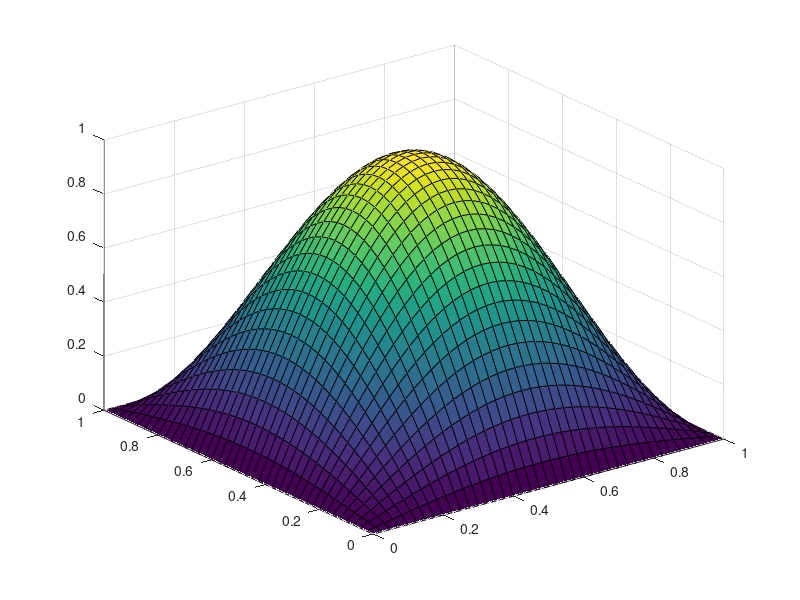

Write the MATLAB code that produced this figure.
x = 0:1/40:1;
y = 0:1/40:1;
[X, Y] = meshgrid(x, y);
u = [0 , 0 , 0 , 0 , 0 , 0 , 0 , 0 , 0 , 0 , 0 , 0 , 0 , 0 , 0 , 0 , 0 , 0 , 0 , 0 , 0 , 0 , 0 , 0 , 0 , 0 , 0 , 0 , 0 , 0 , 0 , 0 , 0 , 0 , 0 , 0 , 0 , 0 , 0 , 0 , 0 , ;
0 , 0.00615583 , 0.0122737 , 0.0183159 , 0.0242452 , 0.030025 , 0.0356197 , 0.0409948 , 0.0461171 , 0.0509551 , 0.055479 , 0.0596608 , 0.0634748 , 0.0668974 , 0.0699076 , 0.0724868 , 0.0746191 , 0.0762913 , 0.0774932 , 0.0782172 , 0.0784591 , 0.0782172 , 0.0774932 , 0.0762913 , 0.0746191 , 0.0724868 , 0.0699076 , 0.0668974 , 0.0634748 , 0.0596608 , 0.055479 , 0.0509551 , 0.0461171 , 0.0409948 , 0.0356197 , 0.030025 , 0.0242452 , 0.0183159 , 0.0122737 , 0.00615583 , 9.60847e-18 , ;
0 , 0.0122737 , 0.0244718 , 0.0365189 , 0.048341 , 0.0598649 , 0.0710198 , 0.0817368 , 0.09195 , 0.101596 , 0.110616 , 0.118954 , 0.126558 , 0.133382 , 0.139384 , 0.144527 , 0.148778 , 0.152112 , 0.154509 , 0.155952 , 0.156435 , 0.155952 , 0.154509 , 0.152112 , 0.148778 , 0.144527 , 0.139384 , 0.133382 , 0.126558 , 0.118954 , 0.110616 , 0.101596 , 0.09195 , 0.0817368 , 0.0710198 , 0.0598649 , 0.048341 , 0.0365189 , 0.0244718 , 0.0122737 , 1.91577e-17 , ;
0 , 0.0183159 , 0.0365189 , 0.0544967 , 0.0721386 , 0.0893357 , 0.105982 , 0.121975 , 0.137216 , 0.151611 , 0.165071 , 0.177513 , 0.188861 , 0.199045 , 0.208001 , 0.215675 , 0.22202 , 0.226995 , 0.230571 , 0.232726 , 0.233445 , 0.232726 , 0.230571 , 0.226995 , 0.22202 , 0.215675 , 0.208001 , 0.199045 , 0.188861 , 0.177513 , 0.165071 , 0.151611 , 0.137216 , 0.121975 , 0.105982 , 0.0893357 , 0.0721386 , 0.0544967 , 0.0365189 , 0.0183159 , 2.85888e-17 , ;
0 , 0.0242452 , 0.048341 , 0.0721386 , 0.0954916 , 0.118256 , 0.140291 , 0.161461 , 0.181636 , 0.200691 , 0.218508 , 0.234978 , 0.25 , 0.26348 , 0.275336 , 0.285495 , 0.293893 , 0.300479 , 0.305213 , 0.308065 , 0.309017 , 0.308065 , 0.305213 , 0.300479 , 0.293893 , 0.285495 , 0.275336 , 0.26348 , 0.25 , 0.234978 , 0.218508 , 0.200691 , 0.181636 , 0.161461 , 0.140291 , 0.118256 , 0.0954916 , 0.0721386 , 0.048341 , 0.0242452 , 3.78437e-17 , ;
0 , 0.030025 , 0.0598649 , 0.0893357 , 0.118256 , 0.146447 , 0.173735 , 0.199952 , 0.224936 , 0.248533 , 0.270598 , 0.290995 , 0.309598 , 0.326291 , 0.340974 , 0.353553 , 0.363954 , 0.37211 , 0.377972 , 0.381504 , 0.382684 , 0.381504 , 0.377972 , 0.37211 , 0.363954 , 0.353553 , 0.340974 , 0.326291 , 0.309598 , 0.290995 , 0.270598 , 0.248533 , 0.224936 , 0.199952 , 0.173735 , 0.146447 , 0.118256 , 0.0893357 , 0.0598649 , 0.030025 , 4.68652e-17 , ;
0 , 0.0356197 , 0.0710198 , 0.105982 , 0.140291 , 0.173735 , 0.206108 , 0.23721 , 0.266849 , 0.294843 , 0.32102 , 0.345217 , 0.367286 , 0.387091 , 0.404509 , 0.419433 , 0.431771 , 0.441447 , 0.448402 , 0.452591 , 0.453991 , 0.452591 , 0.448402 , 0.441447 , 0.431771 , 0.419433 , 0.404509 , 0.387091 , 0.367286 , 0.345217 , 0.32102 , 0.294843 , 0.266849 , 0.23721 , 0.206108 , 0.173735 , 0.140291 , 0.105982 , 0.0710198 , 0.0356197 , 5.55978e-17 , ;
0 , 0.0409948 , 0.0817368 , 0.121975 , 0.161461 , 0.199952 , 0.23721 , 0.273005 , 0.307117 , 0.339336 , 0.369462 , 0.397311 , 0.42271 , 0.445503 , 0.46555 , 0.482726 , 0.496926 , 0.508062 , 0.516066 , 0.520888 , 0.522499 , 0.520888 , 0.516066 , 0.508062 , 0.496926 , 0.482726 , 0.46555 , 0.445503 , 0.42271 , 0.397311 , 0.369462 , 0.339336 , 0.307117 , 0.273005 , 0.23721 , 0.199952 , 0.161461 , 0.121975 , 0.0817368 , 0.0409948 , 6.39876e-17 , ;
0 , 0.0461171 , 0.09195 , 0.137216 , 0.181636 , 0.224936 , 0.266849 , 0.307117 , 0.345492 , 0.381736 , 0.415627 , 0.446956 , 0.475529 , 0.50117 , 0.523721 , 0.543043 , 0.559017 , 0.571545 , 0.580549 , 0.585974 , 0.587786 , 0.585974 , 0.580549 , 0.571545 , 0.559017 , 0.543043 , 0.523721 , 0.50117 , 0.475529 , 0.446956 , 0.415627 , 0.381736 , 0.345492 , 0.307117 , 0.266849 , 0.224936 , 0.181636 , 0.137216 , 0.09195 , 0.0461171 , 7.19829e-17 , ;
0 , 0.0509551 , 0.101596 , 0.151611 , 0.200691 , 0.248533 , 0.294843 , 0.339336 , 0.381736 , 0.421783 , 0.459229 , 0.493844 , 0.525415 , 0.553746 , 0.578663 , 0.600012 , 0.617662 , 0.631504 , 0.641453 , 0.647446 , 0.649448 , 0.647446 , 0.641453 , 0.631504 , 0.617662 , 0.600012 , 0.578663 , 0.553746 , 0.525415 , 0.493844 , 0.459229 , 0.421783 , 0.381736 , 0.339336 , 0.294843 , 0.248533 , 0.200691 , 0.151611 , 0.101596 , 0.0509551 , 7.95344e-17 , ;
0 , 0.055479 , 0.110616 , 0.165071 , 0.218508 , 0.270598 , 0.32102 , 0.369462 , 0.415627 , 0.459229 , 0.5 , 0.537688 , 0.572062 , 0.602908 , 0.630037 , 0.653282 , 0.672499 , 0.68757 , 0.698402 , 0.704927 , 0.707107 , 0.704927 , 0.698402 , 0.68757 , 0.672499 , 0.653282 , 0.630037 , 0.602908 , 0.572062 , 0.537688 , 0.5 , 0.459229 , 0.415627 , 0.369462 , 0.32102 , 0.270598 , 0.218508 , 0.165071 , 0.110616 , 0.055479 , 8.65956e-17 , ;
0 , 0.0596608 , 0.118954 , 0.177513 , 0.234978 , 0.290995 , 0.345217 , 0.397311 , 0.446956 , 0.493844 , 0.537688 , 0.578217 , 0.615182 , 0.648353 , 0.677527 , 0.702524 , 0.723189 , 0.739396 , 0.751044 , 0.758062 , 0.760406 , 0.758062 , 0.751044 , 0.739396 , 0.723189 , 0.702524 , 0.677527 , 0.648353 , 0.615182 , 0.578217 , 0.537688 , 0.493844 , 0.446956 , 0.397311 , 0.345217 , 0.290995 , 0.234978 , 0.177513 , 0.118954 , 0.0596608 , 9.31229e-17 , ;
0 , 0.0634748 , 0.126558 , 0.188861 , 0.25 , 0.309598 , 0.367286 , 0.42271 , 0.475529 , 0.525415 , 0.572062 , 0.615182 , 0.654509 , 0.689801 , 0.72084 , 0.747435 , 0.769422 , 0.786664 , 0.799057 , 0.806523 , 0.809018 , 0.806523 , 0.799057 , 0.786664 , 0.769422 , 0.747435 , 0.72084 , 0.689801 , 0.654509 , 0.615182 , 0.572062 , 0.525415 , 0.475529 , 0.42271 , 0.367286 , 0.309598 , 0.25 , 0.188861 , 0.126558 , 0.0634748 , 9.9076e-17 , ;
0 , 0.0668974 , 0.133382 , 0.199045 , 0.26348 , 0.326291 , 0.387091 , 0.445503 , 0.50117 , 0.553746 , 0.602908 , 0.648353 , 0.689801 , 0.726995 , 0.759708 , 0.787737 , 0.810909 , 0.829082 , 0.842143 , 0.850012 , 0.852641 , 0.850012 , 0.842143 , 0.829082 , 0.810909 , 0.787737 , 0.759708 , 0.726995 , 0.689801 , 0.648353 , 0.602908 , 0.553746 , 0.50117 , 0.445503 , 0.387091 , 0.326291 , 0.26348 , 0.199045 , 0.133382 , 0.0668974 , 1.04418e-16 , ;
0 , 0.0699076 , 0.139384 , 0.208001 , 0.275336 , 0.340974 , 0.404509 , 0.46555 , 0.523721 , 0.578663 , 0.630037 , 0.677527 , 0.72084 , 0.759708 , 0.793893 , 0.823183 , 0.847398 , 0.866388 , 0.880038 , 0.88826 , 0.891007 , 0.88826 , 0.880038 , 0.866388 , 0.847398 , 0.823183 , 0.793893 , 0.759708 , 0.72084 , 0.677527 , 0.630037 , 0.578663 , 0.523721 , 0.46555 , 0.404509 , 0.340974 , 0.275336 , 0.208001 , 0.139384 , 0.0699076 , 1.09117e-16 , ;
0 , 0.0724868 , 0.144527 , 0.215675 , 0.285495 , 0.353553 , 0.419433 , 0.482726 , 0.543043 , 0.600012 , 0.653282 , 0.702524 , 0.747435 , 0.787737 , 0.823183 , 0.853554 , 0.878662 , 0.898353 , 0.912506 , 0.921032 , 0.92388 , 0.921032 , 0.912506 , 0.898353 , 0.878662 , 0.853554 , 0.823183 , 0.787737 , 0.747435 , 0.702524 , 0.653282 , 0.600012 , 0.543043 , 0.482726 , 0.419433 , 0.353553 , 0.285495 , 0.215675 , 0.144527 , 0.0724868 , 1.13143e-16 , ;
0 , 0.0746191 , 0.148778 , 0.22202 , 0.293893 , 0.363954 , 0.431771 , 0.496926 , 0.559017 , 0.617662 , 0.672499 , 0.723189 , 0.769422 , 0.810909 , 0.847398 , 0.878662 , 0.904509 , 0.924779 , 0.939348 , 0.948125 , 0.951057 , 0.948125 , 0.939348 , 0.924779 , 0.904509 , 0.878662 , 0.847398 , 0.810909 , 0.769422 , 0.723189 , 0.672499 , 0.617662 , 0.559017 , 0.496926 , 0.431771 , 0.363954 , 0.293893 , 0.22202 , 0.148778 , 0.0746191 , 1.16471e-16 , ;
0 , 0.0762913 , 0.152112 , 0.226995 , 0.300479 , 0.37211 , 0.441447 , 0.508062 , 0.571545 , 0.631504 , 0.68757 , 0.739396 , 0.786664 , 0.829082 , 0.866388 , 0.898353 , 0.924779 , 0.945503 , 0.960399 , 0.969373 , 0.97237 , 0.969373 , 0.960399 , 0.945503 , 0.924779 , 0.898353 , 0.866388 , 0.829082 , 0.786664 , 0.739396 , 0.68757 , 0.631504 , 0.571545 , 0.508062 , 0.441447 , 0.37211 , 0.300479 , 0.226995 , 0.152112 , 0.0762913 , 1.19081e-16 , ;
0 , 0.0774932 , 0.154509 , 0.230571 , 0.305213 , 0.377972 , 0.448402 , 0.516066 , 0.580549 , 0.641453 , 0.698402 , 0.751044 , 0.799057 , 0.842143 , 0.880038 , 0.912506 , 0.939348 , 0.960399 , 0.975529 , 0.984644 , 0.987689 , 0.984644 , 0.975529 , 0.960399 , 0.939348 , 0.912506 , 0.880038 , 0.842143 , 0.799057 , 0.751044 , 0.698402 , 0.641453 , 0.580549 , 0.516066 , 0.448402 , 0.377972 , 0.305213 , 0.230571 , 0.154509 , 0.0774932 , 1.20957e-16 , ;
0 , 0.0782172 , 0.155952 , 0.232726 , 0.308065 , 0.381504 , 0.452591 , 0.520888 , 0.585974 , 0.647446 , 0.704927 , 0.758062 , 0.806523 , 0.850012 , 0.88826 , 0.921032 , 0.948125 , 0.969373 , 0.984644 , 0.993844 , 0.996918 , 0.993844 , 0.984644 , 0.969373 , 0.948125 , 0.921032 , 0.88826 , 0.850012 , 0.806523 , 0.758062 , 0.704927 , 0.647446 , 0.585974 , 0.520888 , 0.452591 , 0.381504 , 0.308065 , 0.232726 , 0.155952 , 0.0782172 , 1.22087e-16 , ;
0 , 0.0784591 , 0.156435 , 0.233445 , 0.309017 , 0.382684 , 0.453991 , 0.522499 , 0.587786 , 0.649448 , 0.707107 , 0.760406 , 0.809018 , 0.852641 , 0.891007 , 0.92388 , 0.951057 , 0.97237 , 0.987689 , 0.996918 , 1 , 0.996918 , 0.987689 , 0.97237 , 0.951057 , 0.92388 , 0.891007 , 0.852641 , 0.809018 , 0.760406 , 0.707107 , 0.649448 , 0.587786 , 0.522499 , 0.453991 , 0.382684 , 0.309017 , 0.233445 , 0.156435 , 0.0784591 , 1.22465e-16 , ;
0 , 0.0782172 , 0.155952 , 0.232726 , 0.308065 , 0.381504 , 0.452591 , 0.520888 , 0.585974 , 0.647446 , 0.704927 , 0.758062 , 0.806523 , 0.850012 , 0.88826 , 0.921032 , 0.948125 , 0.969373 , 0.984644 , 0.993844 , 0.996918 , 0.993844 , 0.984644 , 0.969373 , 0.948125 , 0.921032 , 0.88826 , 0.850012 , 0.806523 , 0.758062 , 0.704927 , 0.647446 , 0.585974 , 0.520888 , 0.452591 , 0.381504 , 0.308065 , 0.232726 , 0.155952 , 0.0782172 , 1.22087e-16 , ;
0 , 0.0774932 , 0.154509 , 0.230571 , 0.305213 , 0.377972 , 0.448402 , 0.516066 , 0.580549 , 0.641453 , 0.698402 , 0.751044 , 0.799057 , 0.842143 , 0.880038 , 0.912506 , 0.939348 , 0.960399 , 0.975529 , 0.984644 , 0.987689 , 0.984644 , 0.975529 , 0.960399 , 0.939348 , 0.912506 , 0.880038 , 0.842143 , 0.799057 , 0.751044 , 0.698402 , 0.641453 , 0.580549 , 0.516066 , 0.448402 , 0.377972 , 0.305213 , 0.230571 , 0.154509 , 0.0774932 , 1.20957e-16 , ;
0 , 0.0762913 , 0.152112 , 0.226995 , 0.300479 , 0.37211 , 0.441447 , 0.508062 , 0.571545 , 0.631504 , 0.68757 , 0.739396 , 0.786664 , 0.829082 , 0.866388 , 0.898353 , 0.924779 , 0.945503 , 0.960399 , 0.969373 , 0.97237 , 0.969373 , 0.960399 , 0.945503 , 0.924779 , 0.898353 , 0.866388 , 0.829082 , 0.786664 , 0.739396 , 0.68757 , 0.631504 , 0.571545 , 0.508062 , 0.441447 , 0.37211 , 0.300479 , 0.226995 , 0.152112 , 0.0762913 , 1.19081e-16 , ;
0 , 0.0746191 , 0.148778 , 0.22202 , 0.293893 , 0.363954 , 0.431771 , 0.496926 , 0.559017 , 0.617662 , 0.672499 , 0.723189 , 0.769422 , 0.810909 , 0.847398 , 0.878662 , 0.904509 , 0.924779 , 0.939348 , 0.948125 , 0.951057 , 0.948125 , 0.939348 , 0.924779 , 0.904509 , 0.878662 , 0.847398 , 0.810909 , 0.769422 , 0.723189 , 0.672499 , 0.617662 , 0.559017 , 0.496926 , 0.431771 , 0.363954 , 0.293893 , 0.22202 , 0.148778 , 0.0746191 , 1.16471e-16 , ;
0 , 0.0724868 , 0.144527 , 0.215675 , 0.285495 , 0.353553 , 0.419433 , 0.482726 , 0.543043 , 0.600012 , 0.653282 , 0.702524 , 0.747435 , 0.787737 , 0.823183 , 0.853554 , 0.878662 , 0.898353 , 0.912506 , 0.921032 , 0.92388 , 0.921032 , 0.912506 , 0.898353 , 0.878662 , 0.853554 , 0.823183 , 0.787737 , 0.747435 , 0.702524 , 0.653282 , 0.600012 , 0.543043 , 0.482726 , 0.419433 , 0.353553 , 0.285495 , 0.215675 , 0.144527 , 0.0724868 , 1.13143e-16 , ;
0 , 0.0699076 , 0.139384 , 0.208001 , 0.275336 , 0.340974 , 0.404509 , 0.46555 , 0.523721 , 0.578663 , 0.630037 , 0.677527 , 0.72084 , 0.759708 , 0.793893 , 0.823183 , 0.847398 , 0.866388 , 0.880038 , 0.88826 , 0.891007 , 0.88826 , 0.880038 , 0.866388 , 0.847398 , 0.823183 , 0.793893 , 0.759708 , 0.72084 , 0.677527 , 0.630037 , 0.578663 , 0.523721 , 0.46555 , 0.404509 , 0.340974 , 0.275336 , 0.208001 , 0.139384 , 0.0699076 , 1.09117e-16 , ;
0 , 0.0668974 , 0.133382 , 0.199045 , 0.26348 , 0.326291 , 0.387091 , 0.445503 , 0.50117 , 0.553746 , 0.602908 , 0.648353 , 0.689801 , 0.726995 , 0.759708 , 0.787737 , 0.810909 , 0.829082 , 0.842143 , 0.850012 , 0.852641 , 0.850012 , 0.842143 , 0.829082 , 0.810909 , 0.787737 , 0.759708 , 0.726995 , 0.689801 , 0.648353 , 0.602908 , 0.553746 , 0.50117 , 0.445503 , 0.387091 , 0.326291 , 0.26348 , 0.199045 , 0.133382 , 0.0668974 , 1.04418e-16 , ;
0 , 0.0634748 , 0.126558 , 0.188861 , 0.25 , 0.309598 , 0.367286 , 0.42271 , 0.475529 , 0.525415 , 0.572062 , 0.615182 , 0.654509 , 0.689801 , 0.72084 , 0.747435 , 0.769422 , 0.786664 , 0.799057 , 0.806523 , 0.809018 , 0.806523 , 0.799057 , 0.786664 , 0.769422 , 0.747435 , 0.72084 , 0.689801 , 0.654509 , 0.615182 , 0.572062 , 0.525415 , 0.475529 , 0.42271 , 0.367286 , 0.309598 , 0.25 , 0.188861 , 0.126558 , 0.0634748 , 9.9076e-17 , ;
0 , 0.0596608 , 0.118954 , 0.177513 , 0.234978 , 0.290995 , 0.345217 , 0.397311 , 0.446956 , 0.493844 , 0.537688 , 0.578217 , 0.615182 , 0.648353 , 0.677527 , 0.702524 , 0.723189 , 0.739396 , 0.751044 , 0.758062 , 0.760406 , 0.758062 , 0.751044 , 0.739396 , 0.723189 , 0.702524 , 0.677527 , 0.648353 , 0.615182 , 0.578217 , 0.537688 , 0.493844 , 0.446956 , 0.397311 , 0.345217 , 0.290995 , 0.234978 , 0.177513 , 0.118954 , 0.0596608 , 9.31229e-17 , ;
0 , 0.055479 , 0.110616 , 0.165071 , 0.218508 , 0.270598 , 0.32102 , 0.369462 , 0.415627 , 0.459229 , 0.5 , 0.537688 , 0.572062 , 0.602908 , 0.630037 , 0.653282 , 0.672499 , 0.68757 , 0.698402 , 0.704927 , 0.707107 , 0.704927 , 0.698402 , 0.68757 , 0.672499 , 0.653282 , 0.630037 , 0.602908 , 0.572062 , 0.537688 , 0.5 , 0.459229 , 0.415627 , 0.369462 , 0.32102 , 0.270598 , 0.218508 , 0.165071 , 0.110616 , 0.055479 , 8.65956e-17 , ;
0 , 0.0509551 , 0.101596 , 0.151611 , 0.200691 , 0.248533 , 0.294843 , 0.339336 , 0.381736 , 0.421783 , 0.459229 , 0.493844 , 0.525415 , 0.553746 , 0.578663 , 0.600012 , 0.617662 , 0.631504 , 0.641453 , 0.647446 , 0.649448 , 0.647446 , 0.641453 , 0.631504 , 0.617662 , 0.600012 , 0.578663 , 0.553746 , 0.525415 , 0.493844 , 0.459229 , 0.421783 , 0.381736 , 0.339336 , 0.294843 , 0.248533 , 0.200691 , 0.151611 , 0.101596 , 0.0509551 , 7.95344e-17 , ;
0 , 0.0461171 , 0.09195 , 0.137216 , 0.181636 , 0.224936 , 0.266849 , 0.307117 , 0.345492 , 0.381736 , 0.415627 , 0.446956 , 0.475529 , 0.50117 , 0.523721 , 0.543043 , 0.559017 , 0.571545 , 0.580549 , 0.585974 , 0.587786 , 0.585974 , 0.580549 , 0.571545 , 0.559017 , 0.543043 , 0.523721 , 0.50117 , 0.475529 , 0.446956 , 0.415627 , 0.381736 , 0.345492 , 0.307117 , 0.266849 , 0.224936 , 0.181636 , 0.137216 , 0.09195 , 0.0461171 , 7.19829e-17 , ;
0 , 0.0409948 , 0.0817368 , 0.121975 , 0.161461 , 0.199952 , 0.23721 , 0.273005 , 0.307117 , 0.339336 , 0.369462 , 0.397311 , 0.42271 , 0.445503 , 0.46555 , 0.482726 , 0.496926 , 0.508062 , 0.516066 , 0.520888 , 0.522499 , 0.520888 , 0.516066 , 0.508062 , 0.496926 , 0.482726 , 0.46555 , 0.445503 , 0.42271 , 0.397311 , 0.369462 , 0.339336 , 0.307117 , 0.273005 , 0.23721 , 0.199952 , 0.161461 , 0.121975 , 0.0817368 , 0.0409948 , 6.39876e-17 , ;
0 , 0.0356197 , 0.0710198 , 0.105982 , 0.140291 , 0.173735 , 0.206108 , 0.23721 , 0.266849 , 0.294843 , 0.32102 , 0.345217 , 0.367286 , 0.387091 , 0.404509 , 0.419433 , 0.431771 , 0.441447 , 0.448402 , 0.452591 , 0.453991 , 0.452591 , 0.448402 , 0.441447 , 0.431771 , 0.419433 , 0.404509 , 0.387091 , 0.367286 , 0.345217 , 0.32102 , 0.294843 , 0.266849 , 0.23721 , 0.206108 , 0.173735 , 0.140291 , 0.105982 , 0.0710198 , 0.0356197 , 5.55978e-17 , ;
0 , 0.030025 , 0.0598649 , 0.0893357 , 0.118256 , 0.146447 , 0.173735 , 0.199952 , 0.224936 , 0.248533 , 0.270598 , 0.290995 , 0.309598 , 0.326291 , 0.340974 , 0.353553 , 0.363954 , 0.37211 , 0.377972 , 0.381504 , 0.382684 , 0.381504 , 0.377972 , 0.37211 , 0.363954 , 0.353553 , 0.340974 , 0.326291 , 0.309598 , 0.290995 , 0.270598 , 0.248533 , 0.224936 , 0.199952 , 0.173735 , 0.146447 , 0.118256 , 0.0893357 , 0.0598649 , 0.030025 , 4.68652e-17 , ;
0 , 0.0242452 , 0.048341 , 0.0721386 , 0.0954916 , 0.118256 , 0.140291 , 0.161461 , 0.181636 , 0.200691 , 0.218508 , 0.234978 , 0.25 , 0.26348 , 0.275336 , 0.285495 , 0.293893 , 0.300479 , 0.305213 , 0.308065 , 0.309017 , 0.308065 , 0.305213 , 0.300479 , 0.293893 , 0.285495 , 0.275336 , 0.26348 , 0.25 , 0.234978 , 0.218508 , 0.200691 , 0.181636 , 0.161461 , 0.140291 , 0.118256 , 0.0954916 , 0.0721386 , 0.048341 , 0.0242452 , 3.78437e-17 , ;
0 , 0.0183159 , 0.0365189 , 0.0544967 , 0.0721386 , 0.0893357 , 0.105982 , 0.121975 , 0.137216 , 0.151611 , 0.165071 , 0.177513 , 0.188861 , 0.199045 , 0.208001 , 0.215675 , 0.22202 , 0.226995 , 0.230571 , 0.232726 , 0.233445 , 0.232726 , 0.230571 , 0.226995 , 0.22202 , 0.215675 , 0.208001 , 0.199045 , 0.188861 , 0.177513 , 0.165071 , 0.151611 , 0.137216 , 0.121975 , 0.105982 , 0.0893357 , 0.0721386 , 0.0544967 , 0.0365189 , 0.0183159 , 2.85888e-17 , ;
0 , 0.0122737 , 0.0244718 , 0.0365189 , 0.048341 , 0.0598649 , 0.0710198 , 0.0817368 , 0.09195 , 0.101596 , 0.110616 , 0.118954 , 0.126558 , 0.133382 , 0.139384 , 0.144527 , 0.148778 , 0.152112 , 0.154509 , 0.155952 , 0.156435 , 0.155952 , 0.154509 , 0.152112 , 0.148778 , 0.144527 , 0.139384 , 0.133382 , 0.126558 , 0.118954 , 0.110616 , 0.101596 , 0.09195 , 0.0817368 , 0.0710198 , 0.0598649 , 0.048341 , 0.0365189 , 0.0244718 , 0.0122737 , 1.91577e-17 , ;
0 , 0.00615583 , 0.0122737 , 0.0183159 , 0.0242452 , 0.030025 , 0.0356197 , 0.0409948 , 0.0461171 , 0.0509551 , 0.055479 , 0.0596608 , 0.0634748 , 0.0668974 , 0.0699076 , 0.0724868 , 0.0746191 , 0.0762913 , 0.0774932 , 0.0782172 , 0.0784591 , 0.0782172 , 0.0774932 , 0.0762913 , 0.0746191 , 0.0724868 , 0.0699076 , 0.0668974 , 0.0634748 , 0.0596608 , 0.055479 , 0.0509551 , 0.0461171 , 0.0409948 , 0.0356197 , 0.030025 , 0.0242452 , 0.0183159 , 0.0122737 , 0.00615583 , 9.60847e-18 , ;
0 , 9.60847e-18 , 1.91577e-17 , 2.85888e-17 , 3.78437e-17 , 4.68652e-17 , 5.55978e-17 , 6.39876e-17 , 7.19829e-17 , 7.95344e-17 , 8.65956e-17 , 9.31229e-17 , 9.9076e-17 , 1.04418e-16 , 1.09117e-16 , 1.13143e-16 , 1.16471e-16 , 1.19081e-16 , 1.20957e-16 , 1.22087e-16 , 1.22465e-16 , 1.22087e-16 , 1.20957e-16 , 1.19081e-16 , 1.16471e-16 , 1.13143e-16 , 1.09117e-16 , 1.04418e-16 , 9.9076e-17 , 9.31229e-17 , 8.65956e-17 , 7.95344e-17 , 7.19829e-17 , 6.39876e-17 , 5.55978e-17 , 4.68652e-17 , 3.78437e-17 , 2.85888e-17 , 1.91577e-17 , 9.60847e-18 , 1.49976e-32 , ;
];
surf(X, Y, u);
